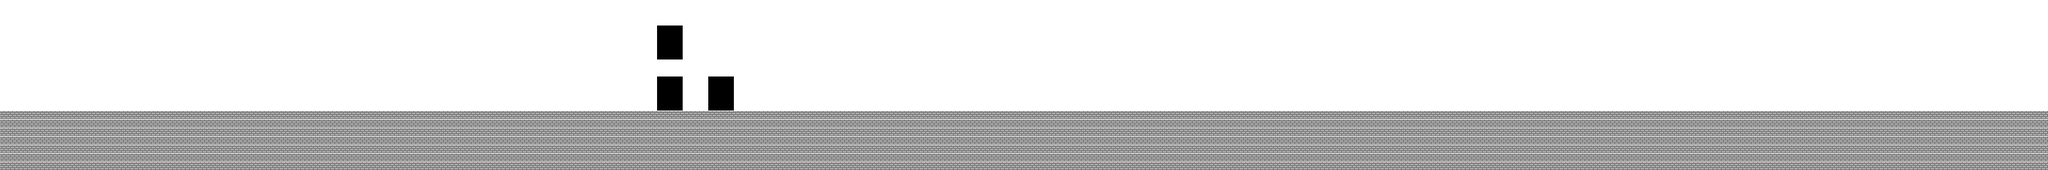

Below is a game level as drawn by its tile map, then a one-line description and the .tmx that defines it (tile-layer data replaced by summaries):
An orthogonal 240x20 tile map with 16x16 px tiles, 2 tile layers (Background, Graphics), 2 tilesets and 1 object.

<map version="1.0" orientation="orthogonal" renderorder="left-up" width="240" height="20" tilewidth="16" tileheight="16" nextobjectid="2">
 <tileset firstgid="1" name="tileset_gutter" tilewidth="16" tileheight="16" spacing="2" margin="1" tilecount="924" columns="33">
  <image source="tileset_gutter.png" width="594" height="504" />
 </tileset>
 <tileset firstgid="925" name="whiteBck16x16" tilewidth="16" tileheight="16" tilecount="13" columns="1">
  <image source="whiteBck16x16.png" width="16" height="16" />
 </tileset>
 <layer name="Background" width="240" height="20">
  <data>[4800 cells, 4800 non-empty, 13 distinct tile ids]</data>
 </layer>
 <layer name="Graphics" width="240" height="20">
  <data>[4800 cells, 1680 non-empty, 1 distinct tile ids]</data>
 </layer>
 <objectgroup name="windows" />
 <objectgroup name="doors" />
 <objectgroup name="floor">
  <object id="1" x="1" y="211">
   <polyline points="0,0 -2,108 3840,109 3840,-1 3,0 2,0 4,1 0,3" />
  </object>
 </objectgroup>
</map>
